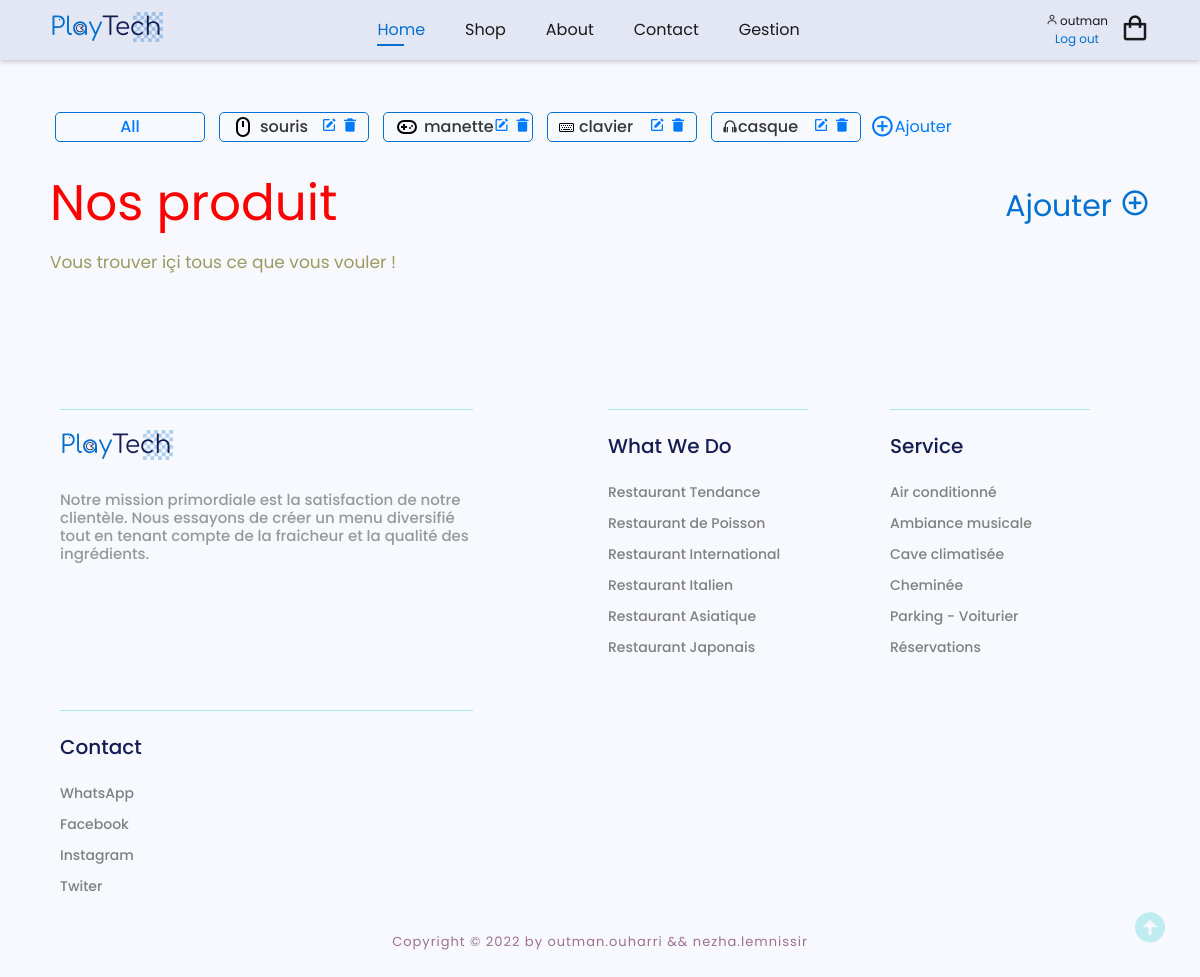
Screenshot of /gestion.php (signed in) with the database file from the repository.
### tables this page shows
CREATE TABLE `categorie` (
  `id_categorie` int(11) NOT NULL,
  `libelle` varchar(50) DEFAULT NULL,
  `desc_categorie` varchar(50) NOT NULL,
  `svg_icon_categorie` longtext NOT NULL
);

### admin/afficher_categorie.php (the view)
<div class="categorie-gallery">
    <?php
    include_once "connection.php";
    $req = mysqli_query($con, "SELECT * FROM categorie");
    if (mysqli_num_rows($req) == 0) {
    } else {
    ?>
        <div class="cat_box cart_Box">
            <a href="?id=0">
                <h6>All</h6>
            </a>
        </div>
        <?php
        while ( $row = mysqli_fetch_assoc($req) ) {
        ?>
            <div class="cat_box">
                <a class="cat_type" href="?id=<?= $row['id_categorie'] ?>">
                    <?= $row['svg_icon_categorie'] ?>
                    <h6 class='hhhh'><?= $row['libelle'] ?></h6>
                </a>
                <div class="cat_box_icon">
                    <a href="./admin/modifier_categorie.php?id=<?= $row['id_categorie'] ?>"><i class='bx bxs-edit'></i></a>
                    <a href="./admin/supprimer_categorie.php?id=<?= $row['id_categorie'] ?>"><i class='bx bxs-trash-alt'></i></a>
                </div>
            </div>
    <?php
        }
    }
    ?>
    <a href="./admin/ajouter_categorie.php" class="ajouter_cat"><i class='bx bx-plus-circle bx-sm add-cart'></i>Ajouter</a>
</div>

### style/style.css (style rules this page uses)
* { padding: 0; margin: 0; box-sizing: border-box; font-family: "Poppins", sans-serif; text-decoration: none !important; list-style: none !important; scroll-behavior: smooth; }
:root { --bg-color: #363636; --text-color: #1a1a1a; --main-color: #0070d1; --other-color: #363636; --h1-font: 6rem; --p-font: 1rem; }
body { background-color: #f8f9ff !important; color: var(--text-color); }
.categorie-gallery { padding-top: 110px; padding-bottom: 20px; display: flex; align-items: center; text-align: center; display: grid; grid-template-columns: repeat(auto-fit, minmax(auto, 150px)); gap: 4px; }
.cat_box { border: solid var(--main-color) 1.5px; cursor: pointer; height: 30px; min-width: 150px; padding: 10px; border-radius: 5px; justify-content: space-between; display: flex; align-items: center; text-align: center; height: 30px; width: auto; margin: 2px 5px; }
.cart_Box { justify-content: center !important; }
h6 { margin: 0px !important; }
.categorie-gallery .cat_box_icon { color: var(--bg-color); display: flex; }
.categorie-gallery .cat_type { color: var(--bg-color); display: flex; align-items: center; }
.categorie-gallery a svg { font-size: 10px; margin-right: 5px; margin-left: 1px; color: var(--main-color) !important; }
.ajouter_cat { display: flex; align-items: center; }
.bxs-edit { margin-right: 5px; }
@media (max-width: 1625px) { :root { --h1-font: 5rem; } }
@media (max-width: 1440px) { :root { --h1-font: 4rem; } }

### rows the page displays
categorie: libelle "souris"
categorie: libelle "manette"
categorie: libelle "clavier"
categorie: libelle "casque"

### other values shown
$_SESSION['name'] "outman"
